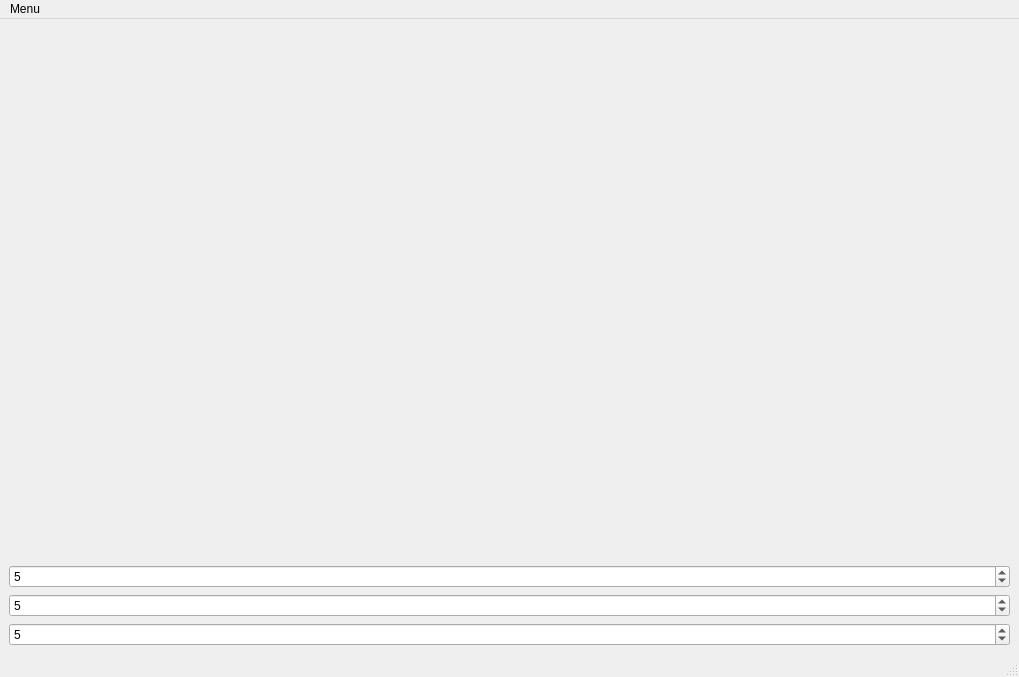
<?xml version="1.0" encoding="UTF-8"?>
<ui version="4.0">
 <class>MainWindow</class>
 <widget class="QMainWindow" name="MainWindow">
  <property name="geometry">
   <rect>
    <x>0</x>
    <y>0</y>
    <width>1019</width>
    <height>677</height>
   </rect>
  </property>
  <property name="windowTitle">
   <string>CPSC453 - A1 - Yunus Can Emre</string>
  </property>
  <widget class="QWidget" name="centralwidget">
   <layout class="QVBoxLayout" name="verticalLayout">
    <item>
     <widget class="QWidget" name="containerWidget" native="true"/>
    </item>
    <item>
     <widget class="QSpinBox" name="cameraX">
      <property name="value">
       <number>5</number>
      </property>
     </widget>
    </item>
    <item>
     <widget class="QSpinBox" name="cameraY">
      <property name="value">
       <number>5</number>
      </property>
     </widget>
    </item>
    <item>
     <widget class="QSpinBox" name="cameraZ">
      <property name="value">
       <number>5</number>
      </property>
     </widget>
    </item>
   </layout>
  </widget>
  <widget class="QStatusBar" name="statusbar"/>
  <widget class="QMenuBar" name="menuBar">
   <property name="geometry">
    <rect>
     <x>0</x>
     <y>0</y>
     <width>1019</width>
     <height>27</height>
    </rect>
   </property>
   <widget class="QMenu" name="menuSelection">
    <property name="title">
     <string>Menu</string>
    </property>
    <addaction name="actionExit"/>
   </widget>
   <addaction name="menuSelection"/>
  </widget>
  <action name="actionOpenImage">
   <property name="text">
    <string>Open BMP Image...</string>
   </property>
  </action>
  <action name="actionSaveImage">
   <property name="text">
    <string>Save BMP Image...</string>
   </property>
  </action>
  <action name="actionExit">
   <property name="text">
    <string>Exit</string>
   </property>
  </action>
 </widget>
 <resources/>
 <connections/>
</ui>
